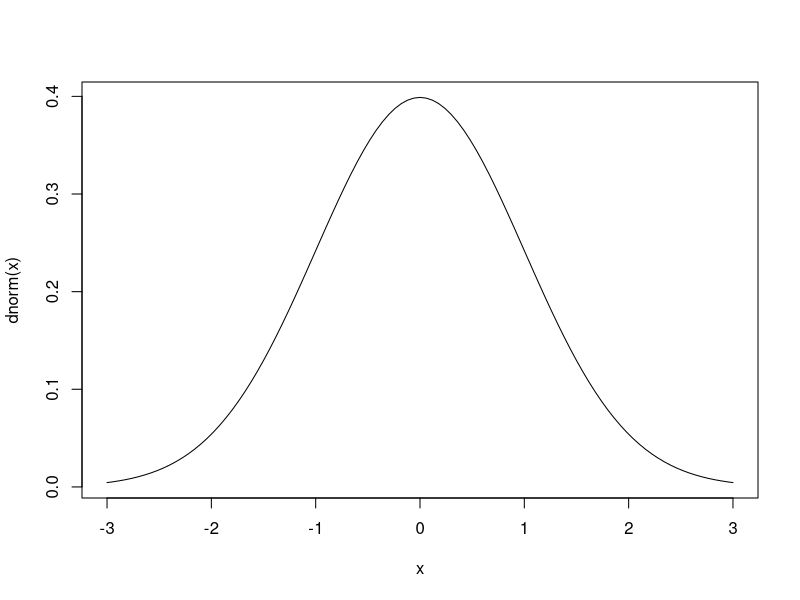
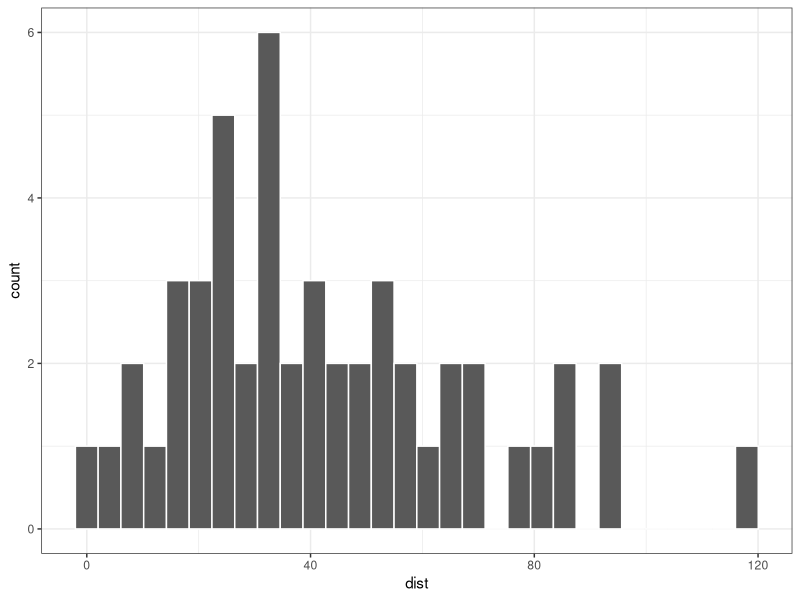
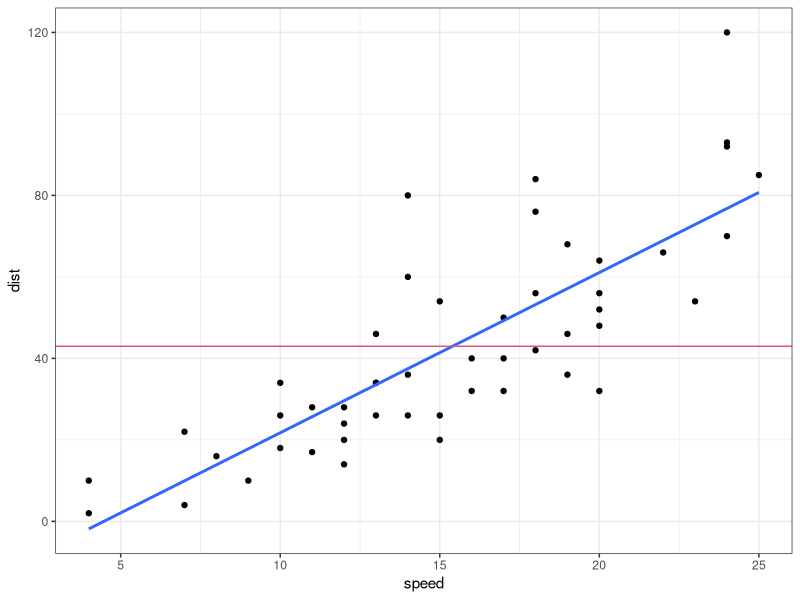
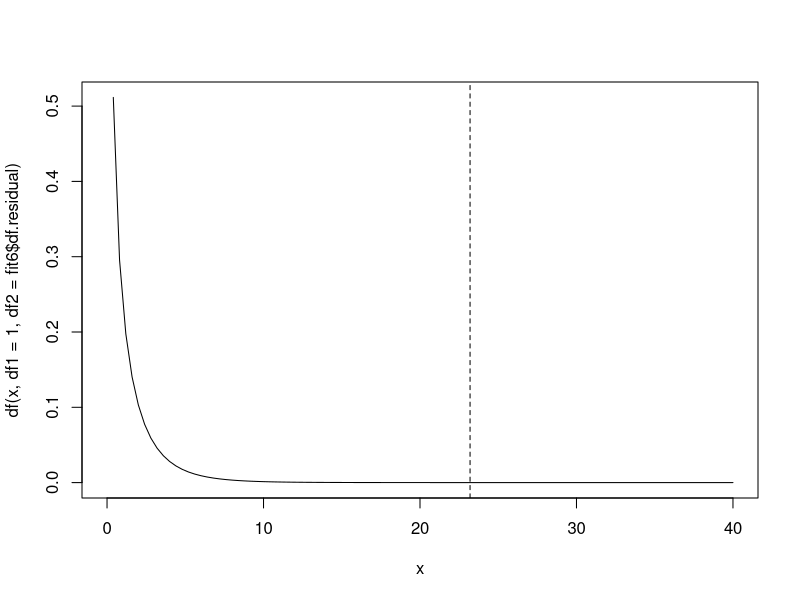

Here is the R script that generated these plots, in order:
library(tidyverse)

# Measuring model fit -----------------------------------------------------

## height data
y <- c(180, 191, 162, 171)

mu_hat <- mean(y)
sigma_hat <- sd(y)

## assumption: Y ~ N(176, 12.4^2)

dnorm(y, mean = mu_hat, sd = sigma_hat)
prod(dnorm(y, mean = mu_hat, sd = sigma_hat))

log(dnorm(y, mean = mu_hat, sd = sigma_hat))
sum(log(dnorm(y, mean = mu_hat, sd = sigma_hat)))

## what is the likelihood that the data came from a normal distr.
## with mean mu = 190
prod(dnorm(y, mean = 190, sd = sigma_hat))
sum(log(dnorm(y, mean = 190, sd = sigma_hat)))

## Note: dnorm() is the prob. density function of the normal distr.
curve(dnorm(x), xlim = c(-3,3))
dnorm(-2)

## using the MLE for sigma
n <- length(y)
sigma_hat_mle <- sd(y) * sqrt((n - 1) / n)

sum(log(dnorm(y, mean = mu_hat, sd = sigma_hat)))
sum(log(dnorm(y, mean = mu_hat, sd = sigma_hat_mle)))

## the cars dataset

cars %>%
  ggplot(aes(x = dist)) +
  theme_bw() +
  geom_histogram(col = "white")

## fitting a normal model without covariates (same as we did before,
## but using the lm function now)

fit1 <- lm(dist ~ 1, data = cars)
coef(fit1)
mean(cars$dist)

sigma(fit1)
sd(cars$dist)

sigma_mle <- sqrt(mean(residuals(fit1)^2))
sum(log(dnorm(cars$dist, mean = coef(fit1), sd = sigma_mle)))
logLik(fit1)

## a normal regression model

cars %>%
  ggplot(aes(y = dist, x = speed)) +
  theme_bw() +
  geom_point() +
  geom_smooth(method = "lm", se = FALSE) +
  geom_hline(yintercept = coef(fit1), col = 2)

fit2 <- lm(dist ~ speed, data = cars)
coef(fit2)

mu_hat <- predict(fit2) ## fitted(fit2)
sigma_mle <- sqrt(mean(residuals(fit2)^2))

sum(log(dnorm(cars$dist, mean = mu_hat, sd = sigma_mle)))
logLik(fit2)

## a likelihood ratio

logLik(fit2) - logLik(fit1)
exp(logLik(fit2) - logLik(fit1))

## residual sums of squares

residuals(fit2)
cars$dist - predict(fit2)

RSS_fit1 <- sum(residuals(fit1)^2)
RSS_fit2 <- sum(residuals(fit2)^2)

n <- nrow(cars)
-(n/2) * (log(2*pi) - log(n) + log(RSS_fit1) + 1)
logLik(fit1)

-(n/2) * (log(2*pi) - log(n) + log(RSS_fit2) + 1)
logLik(fit2)

logLik(fit2) - logLik(fit1)
(log(RSS_fit2) - log(RSS_fit1)) * (-n/2)

## RMSE (this measure translates as the uncertainty)
## (square root brings it to the same scale as the response)

sqrt(mean(residuals(fit1)^2))
sqrt(mean(residuals(fit2)^2))

## MAE (same scale as the response)

mean(abs(residuals(fit1)))
mean(abs(residuals(fit2)))

## Deviances and an example using logistic regression

cars_df <- cars %>%
  mutate(z = dist > median(dist))

## constant probability of being above the median distance

fit3 <- glm(z ~ 1,
            family = binomial(link = "logit"),
            data = cars_df)

## prob of being above median distance is a function of speed

fit4 <- glm(z ~ speed,
            family = binomial(link = "logit"),
            data = cars_df)

logLik(fit3) # prob. of observing the outcome given fit3
logLik(fit4) # prob. of observing the outcome given fit4

logLik(fit4) - logLik(fit3)
exp(16.88)
## approx. 21 million times more likely

-2 * logLik(fit3)
-2 * logLik(fit4)
(deviance(fit3) - deviance(fit4)) / 2 # same as logLik ratio

sum(residuals(fit3, type = "deviance")^2)
deviance(fit3)
- 2 * logLik(fit3)

# Nested model comparisons ------------------------------------------------

fit5 <- lm(Fertility ~ Agriculture + Education, data = swiss)
fit6 <- lm(Fertility ~ Agriculture + Education + Catholic, data = swiss)

RSS_5 <- sum(residuals(fit5)^2)
RSS_6 <- sum(residuals(fit6)^2)

RSS_5
RSS_6

(RSS_5 - RSS_6) / RSS_6

## we can refer to this as an "effect size", which multiplied
## by df1/(df0 - df1) (which is a "sample effect"), gives the F statistic

## F statistic
F_stat <- ((RSS_5 - RSS_6) / 1) / (RSS_6 / fit6$df.residual)

## reference distribution: F(1, 43)
curve(df(x, df1 = 1, df2 = fit6$df.residual), xlim = c(0, 40))
abline(v = F_stat, lty = 2)

anova(fit5, fit6)
pf(F_stat, df1 = 1, df2 = fit6$df.residual, lower.tail = FALSE)

## likelihood ratio
logLik(fit6) - logLik(fit5)
exp(10.14)

## drop1 nested model comparison (akin to type II)
drop1(fit6, test = "F") ## start with maximal model, dropping one at a time

## add1 model comparisons
## start with null model, add one at a time
add1(lm(Fertility ~ 1, data = swiss),
     scope = ~ Agriculture + Education + Catholic, test = "F")

## sequential ANOVA (type I)
anova(fit6)
sum(residuals(lm(Fertility ~ 1, data = swiss))^2) - sum(residuals(lm(Fertility ~ Agriculture, data = swiss))^2)
sum(residuals(lm(Fertility ~ Agriculture, data = swiss))^2) - sum(residuals(lm(Fertility ~ Agriculture + Education, data = swiss))^2)
sum(residuals(lm(Fertility ~ Agriculture + Education, data = swiss))^2) - sum(residuals(lm(Fertility ~ Agriculture + Education + Catholic, data = swiss))^2)
sum(residuals(lm(Fertility ~ Agriculture + Education + Catholic, data = swiss))^2)

fit6 <- lm(Fertility ~ Agriculture + Education + Catholic, data = swiss)
fit6a <- lm(Fertility ~ Catholic + Agriculture + Education, data = swiss)

logLik(fit6)
logLik(fit6a)

coef(fit6)
coef(fit6a)

anova(fit6)
anova(fit6a)

drop1(fit6, test = "F")
drop1(fit6a, test = "F")
